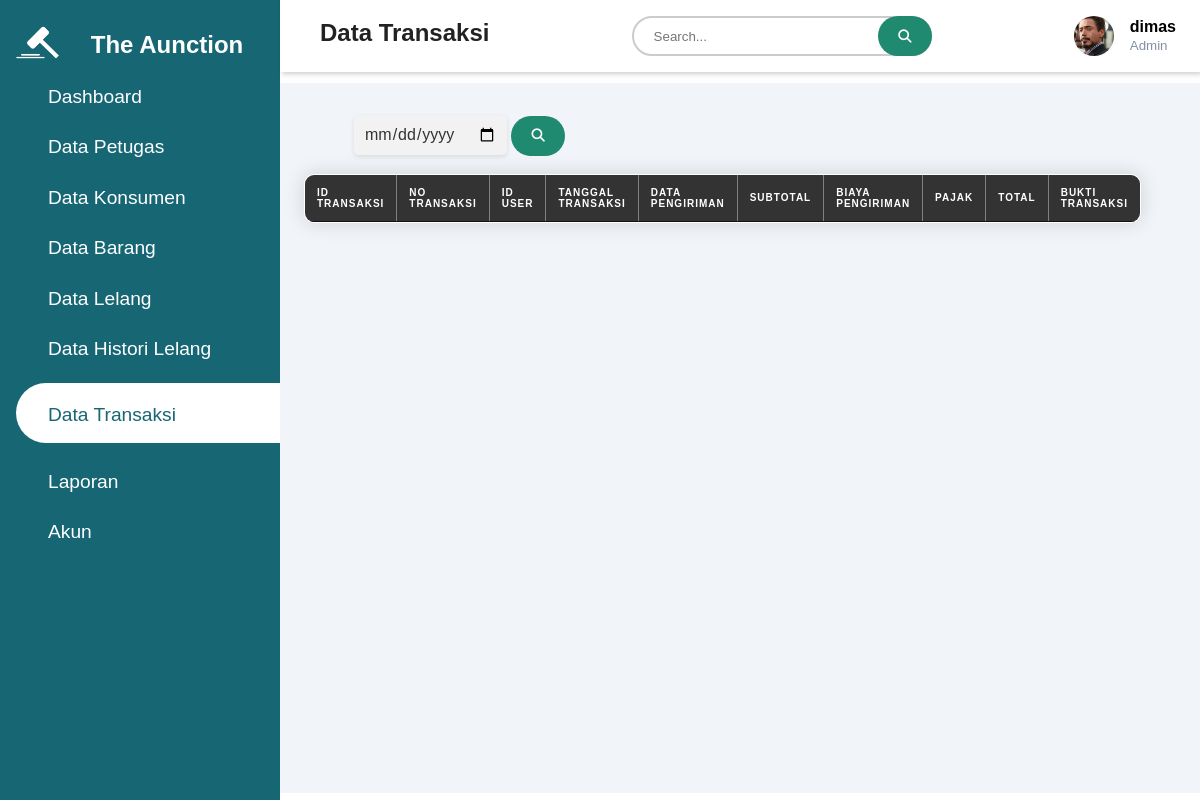
The app's page /admin/page/datatransaksi.php (signed in), older data.
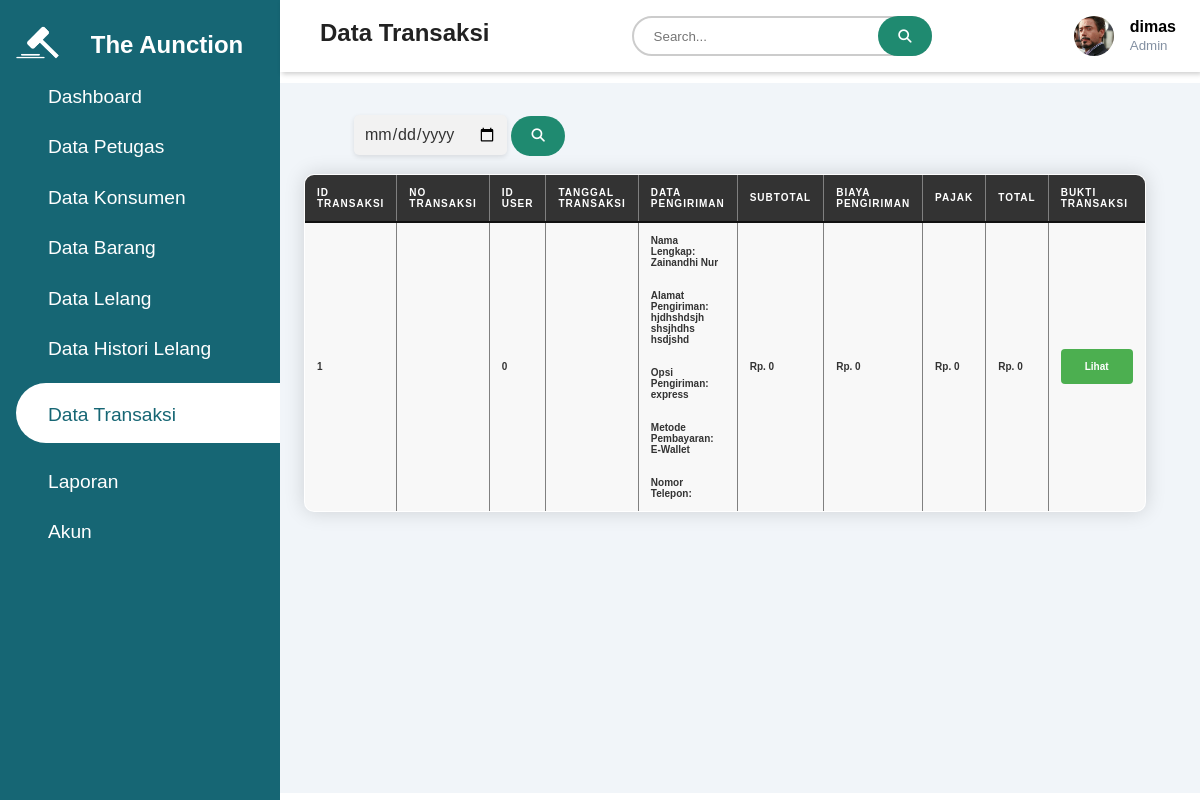
The same page, newer data.
### tables this page shows
CREATE TABLE `tpetugas` (
  `id_petugas` int(11) NOT NULL,
  `nama_petugas` varchar(50) NOT NULL,
  `username` varchar(25) NOT NULL,
  `password` varchar(25) NOT NULL,
  `id_level` int(11) NOT NULL,
  `gambar` varchar(50) NOT NULL
);

CREATE TABLE `ttransaksi` (
  `id_transaksi` int(11) NOT NULL,
  `id_user` int(11) NOT NULL,
  `nama_lengkap` varchar(50) NOT NULL,
  `alamat_pengiriman` text NOT NULL,
  `opsi_pengiriman` enum('regular','express','instant') NOT NULL,
  `metode_pembayaran` enum('Kartu-Kredit','Transfer-Bank','E-Wallet') NOT NULL,
  `subtotal` int(11) NOT NULL,
  `biaya_pengiriman` int(11) NOT NULL,
  `pajak` int(11) NOT NULL,
  `total` int(11) NOT NULL
);

### admin/page/datatransaksi.php (the view, shortened to what this page needs)
<?php
require '../../php/koneksi.php';
if (isset($_SESSION['login'])) {
    $id_petugas = $_SESSION['id_petugas'];
    $query = "SELECT * FROM tpetugas WHERE id_petugas='$id_petugas'";
    $a = mysqli_query($koneksi, $query);
    $data = mysqli_fetch_array($a);
} else {
    header("location:../../php/page/loginpetugas.php");
}
?>
<!DOCTYPE html>
<html lang="en">
<head>
    <link rel="stylesheet"
        href="https://maxst.icons8.com/vue-static/landings/line-awesome/line-awesome/1.3.0/css/line-awesome.min.css">
    <link rel="stylesheet" href="https://cdnjs.cloudflare.com/ajax/libs/font-awesome/6.4.0/css/all.min.css"
 />
    <link rel="stylesheet" href="../../assets/css/test.css">
</head>
<body>
    <div class="sidebar">
        <div class="sidebar-brand">
            <h1>
                <img src="../../assets/img/LELANG6.png" alt="" width="70px" height="70px">
                <h2>The Aunction</h2>
            </h1>
        </div>
        <div class="sidebar-menu">
            <ul>
                <li>
                    <a href="dashboard.php"><span class="las la-igloo"></span>
                        <span>Dashboard</span></a>
                </li>
            </ul>
            <ul>
                <li>
                    <a href="datapetugas.php"><span class="las la-users"></span>
                        <span>Data Petugas</span></a>
                </li>
            </ul>
            <ul>
                <li>
                    <a href="datakonsumen.php"><span class="las la-users"></span>
                        <span>Data Konsumen</span></a>
                </li>
            </ul>
            <ul>
                <li>
                    <a href="databarang.php"><span class="las la-clipboard-list"></span>
                        <span>Data Barang</span></a>
                </li>
            </ul>
            <ul>
                <li>
                    <a href="datalelang.php"><span class="las la-clipboard-list"></span>
                        <span>Data Lelang</span></a>
                </li>
            </ul>
            <ul>
                <li>
                    <a href="datahistorilelang.php"><span class="las la-clipboard-list"></span>
                        <span>Data Histori Lelang</span></a>
                </li>
            </ul>
            <ul>
                <li>
                    <a href="datatransaksi.php" class="active"><span class="las la-clipboard-list"></span>
                        <span>Data Transaksi</span></a>
                </li>
            </ul>
            <ul>
                <li>
                    <a href="laporan.php"><span class="las la-clipboard-list"></span>
                        <span>Laporan</span></a>
                </li>
            </ul>
            <ul>
                <li>
                    <a href="akun.php"><span class="las la-user-circle"></span>
                        <span>Akun</span></a>
                </li>
            </ul>
        </div>
    </div>
    <div class="main-content">
        <header>
            <h2>
                <label for="nav-toggle">
                    <span class="las la-bars"></span>
                </label>
                Data Transaksi
            </h2>
            <div class="search-box">
                <form action="" method="POST">
                    <input type="text" name="search" placeholder="Search...">
                    <button type="submit" name="submit-search"><i class="fa fa-search"></i></button>
                </form>
            </div>
            <div class="user-wrapper">
                <img src="../../assets/img/<?= $data['gambar'] ?>" width="40px" height="40px" alt="">
                <div>
                    <h4>
                        <?= $data['username'] ?>
                    </h4>
                    <small>Admin</small>
                </div>
            </div>
        </header>
        <main>
            <div class="head">
                <form action="" method="POST">
                    <input type="date" name="search">
                    <button type="submit" name="submit-search"><i class="fa fa-search"></i></button>
                </form>
            </div>
            <br />
            <table border="1" id="table-transaksi">
                <tr>
                    <th>Id Transaksi</th>
                    <th>No Transaksi</th>
                    <th>Id User</th>
                    <th>Tanggal Transaksi</th>
                    <th>Data Pengiriman</th>
                    <th>Subtotal</th>
                    <th>Biaya Pengiriman</th>
                    <th>Pajak</th>
                    <th>Total</th>
                    <th>Bukti Transaksi</th>
                </tr>
                <?php
                include '../../php/koneksi.php';
                if (!isset($_POST['submit-search'])) {
                    $data = mysqli_query($koneksi, "SELECT * FROM ttransaksi");
                } else if (isset($_POST['submit-search'])) {
                    $key = htmlspecialchars($_POST['search']);
                    $data = mysqli_query($koneksi, "SELECT * FROM ttransaksi WHERE (id_transaksi LIKE '%$key%' OR id_user LIKE '%$key%' OR tgl_checkout LIKE '%$key%')");
                }
                while ($d = mysqli_fetch_array($data)) {
                    ?>
                    <tr>
                        <td>
                            <?= $d['id_transaksi']; ?>
                        </td>
                        <td>
                        </td>
                        <td>
                            <?= $d['id_user']; ?>
                        </td>
                        <td>
                        </td>
                        <td>
                            Nama Lengkap:
                            <br>
                            <p>
                                <?= $d['nama_lengkap']; ?>
                            </p>
                            <br>
                            <br>
                            Alamat Pengiriman:
                            <br>
                            <p>
                                <?= $d['alamat_pengiriman']; ?>
                            </p>
                            <br>
                            <br>
                            Opsi Pengiriman:
                            <br>
                            <p>
                                <?= $d['opsi_pengiriman']; ?>
                            </p>
                            <br>
                            <br>
                            Metode Pembayaran:
                            <br>
                            <p>
                                <?= $d['metode_pembayaran']; ?>
                            </p>
                            <br>
                            <br>
                            Nomor Telepon:
                            <br>
                        </td>
                        <td>
                            Rp.
                            <?= number_format($d['subtotal'], 0, ',', '.'); ?>
                        </td>
                        <td>
                            Rp.
                            <?= number_format($d['biaya_pengiriman'], 0, ',', '.'); ?>
                        </td>
                        <td>
                            Rp.
                            <?= number_format($d['pajak'], 0, ',', '.'); ?>
                        </td>
                        <td>
                            Rp.
                            <?= number_format($d['total'], 0, ',', '.'); ?>
                        </td>
                        <td>
                            <a href="../../petugas/action/cetak.php?id_trans=<?= $d['id_transaksi'] ?>"
                                class="cetak">Lihat</a>
                        </td>
                    </tr>
                    <?php
                }
                ?>
            </table>
        </main>
    </div>
</body>
</html>

### assets/css/test.css (style rules this page uses)
:root { --main-color: #166674; --color-dark: #1D2231; --text-grey: #8390A2; }
* { padding: 0; margin: 0; box-sizing: border-box; list-style-type: none; text-decoration: none; font-family: 'Poppins', sans-serif; }
.sidebar { width: 280px; position: fixed; left: 0; top: 0; height: 100%; background: var(--main-color); z-index: 100%; transition: widht 300ms; overflow: hidden; }
.sidebar-brand { height: 55px; padding-left: 1rem 0rem 1rem 2rem; display: flex; margin-top: 10px; }
.sidebar-brand h1 img { padding-left: 5px; width: 70px; height: auto; }
.sidebar-brand h2 { padding: 1.3rem; color: #fff; }
.sidebar-menu { margin-top: 1rem; }
.sidebar-menu li { width: 100%; margin-bottom: 1.4rem; padding-left: 1rem; }
.sidebar-menu a { padding-left: 1rem; display: block; color: #fff; font-size: 1.2rem; }
.sidebar-menu a.active { background: #fff; padding-top: 1rem; padding-bottom: 1rem; color: var(--main-color); border-radius: 30px 0px 0px 30px; transition: 3s; }
.sidebar-menu a span:first-child { font-size: 1.5rem; padding-right: 1rem; }
.main-content { margin-left: 280px; }
.head { display: flex; }
.head input { margin-left: 50px; padding: 10px; border: none; border-radius: 5px; background-color: #f2f2f2; color: #333; font-size: 16px; box-shadow: 0px 2px 5px rgba(0, 0, 0, 0.1); }
.head button[type="submit"] { height: 40px; padding: 12px 20px; background-color: #1F8A70; color: white; border: none; border-radius: 20px; cursor: pointer; }
header { background: #fff; display: flex; justify-content: space-between; padding: 1rem 1.5rem; box-shadow: 2px 2px 5px rgba(0, 0, 0, 0.2); position: fixed; left: 280px; width: calc(100% - 280px); top: 0; z-index: 100; transition: left 300ms; }
header h2 { color: #222; }
header label span { font-size: 1.7rem; padding-right: 1rem; }
.search-box { position: relative; width: 300px; height: 40px; }
.search-box input[type="text"] { width: 300px; height: 40px; padding: 10px 20px; box-sizing: border-box; border: none; border: 2px solid #ccc; border-radius: 20px; }
.search-box button[type="submit"] { position: absolute; right: 0; height: 40px; padding: 12px 20px; background-color: #1F8A70; color: white; border: none; border-radius: 20px; cursor: pointer; }
.user-wrapper { display: flex; align-items: center; }
.user-wrapper img { border-radius: 50%; margin-right: 1rem; object-fit: cover; }
.user-wrapper h4 { margin-bottom: 0rem !important; }
.user-wrapper small { display: inline-block; color: var(--text-grey); }
main { margin-top: 65px; padding: 2rem 1.5rem; background: #f1f5f9; min-height: calc(100vh - 90px); width: 100%; position: relative; }
#table-transaksi { border-collapse: collapse; width: 100%; max-width: 800px; margin-left: 0px; background-color: #fff; color: #333; font-size: 10px; font-weight: 400; text-align: left; border-radius: 10px; overflow: hidden; box-shadow: 0 0 20px rgba(0, 0, 0, 0.15); }
#table-transaksi th, td { padding: 12px; text-align: left; vertical-align: middle; font-weight: bold; }
#table-transaksi th { background-color: #333; color: #fff; font-weight: 600; text-transform: uppercase; letter-spacing: 0.1em; border-bottom: 2px solid #111; }
#table-transaksi tr:nth-child(even) { background-color: #f8f8f8; }
#table-transaksi td a { color: white; text-decoration: none; }
.cetak { display: inline-block; background-color: #4CAF50; color: white; padding: 12px 24px; font-size: 10px; text-decoration: none; border-radius: 4px; text-align: center; }
table { border-collapse: collapse; width: 100%; max-width: 800px; margin-left: 10px; background-color: #fff; color: #333; font-size: 14px; font-weight: 400; text-align: left; border-radius: 10px; overflow: hidden; box-shadow: 0 0 20px rgba(0, 0, 0, 0.15); }
th, td { padding: 12px; text-align: left; vertical-align: middle; }
th { background-color: #333; color: #fff; font-weight: 600; text-transform: uppercase; letter-spacing: 0.1em; border-bottom: 2px solid #111; }
tr:nth-child(even) { background-color: #f8f8f8; }
td a { color: #007bff; text-decoration: none; }

Row changes from the older to the newer data that the page shows:
added ttransaksi: id_transaksi "1", id_user "0", nama_lengkap "Zainandhi Nur", alamat_pengiriman "hjdhshdsjh shsjhdhs hsdjshd", opsi_pengiriman "express", metode_pembayaran "E-Wallet", subtotal "0", biaya_pengiriman "0", pajak "0", total "0"
